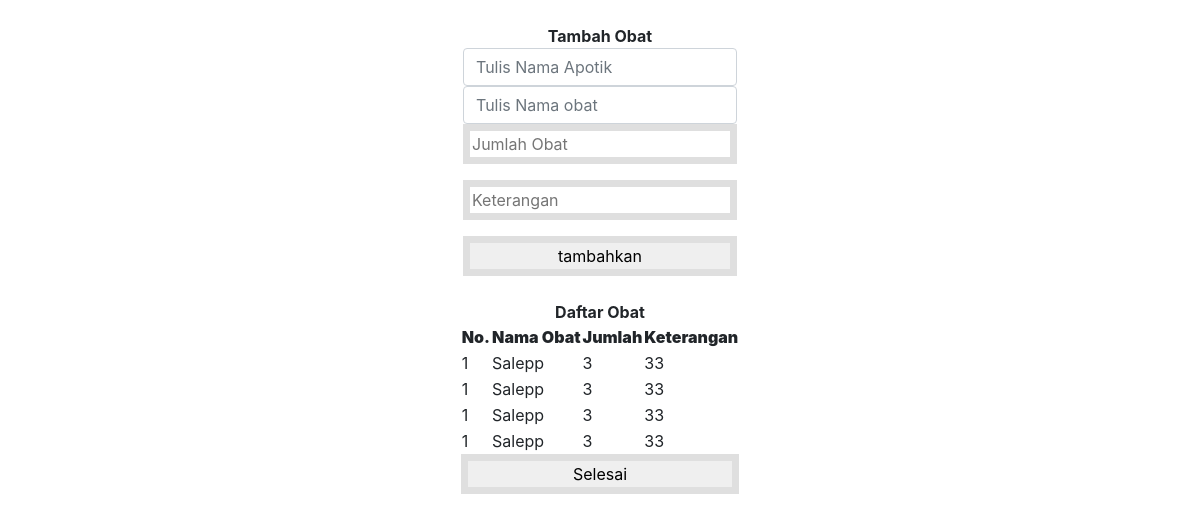
/dokter/buat_resep.php?temp_id=5f12dd11765ad (signed in), run on the app's committed database.
### tables this page shows
CREATE TABLE `detail_resep` (
  `id_detail_resep` int(11) NOT NULL,
  `id_resep_` int(11) NOT NULL,
  `id_obat_` int(11) NOT NULL,
  `jumlah` int(11) NOT NULL,
  `keterangan` varchar(50) NOT NULL
);

CREATE TABLE `obat` (
  `id_obat` int(11) NOT NULL,
  `nama_obat` varchar(200) NOT NULL,
  `stok` int(11) NOT NULL,
  `id_apotik_obat` int(11) NOT NULL
);

### dokter/buat_resep.php (the view, shortened to what this page needs)
<!DOCTYPE html>
<html>
<head>
	<link rel="stylesheet" href="https://maxcdn.bootstrapcdn.com/bootstrap/4.3.1/css/bootstrap.min.css">
</head>
<body>
<?php
require('../db.php');
	$id_resep='';
	if (isset($_REQUEST['temp_id'])) {
		$temp_id = $_REQUEST['temp_id'];
		$ins_query="SELECT * FROM resep WHERE temp_id='$temp_id'";
		$result = mysqli_query($con,$ins_query);
		while($row = mysqli_fetch_assoc($result)) {
			$id_resep = $row['id_resep'];
		}
	}elseif (isset($_REQUEST['id_resep'])) {
		$id_resep = $_REQUEST['id_resep'];
	}
	$ins_query="UPDATE `resep` SET `id_apotik_resep` = '".$_POST['id_apotik']."' WHERE `resep`.`id_resep` = '".$id_resep."'";
		mysqli_query($con,$ins_query) or die(mysql_error());
?>
<br/>
<center><strong>Tambah Obat</strong></center>
<center><div style="display: inline-block;position: relative;">
	<form name="form" method="post" action="">
				<input type="text" name="apotik" id="apotik" class="form-control" placeholder="Tulis Nama Apotik" />
				<input type="text" name="obat" id="obat" class="form-control" placeholder="Tulis Nama obat" />
				<p><input type="number" name="jumlah" placeholder="Jumlah Obat"></p>
				<p><input type="text" name="keterangan" placeholder="Keterangan"></p>
			<td><input type="submit" name="submit" value="tambahkan"></td>
	</form>
</div></center>
<br/>
<center><strong>Daftar Obat</strong></center>
<center><div style="display: inline-block;position: relative;">
	<table>
	<thead class="tbl-header">
		<tr><th><strong>No.</strong></th>
			<th><strong>Nama Obat</strong></th>
			<th><strong>Jumlah</strong></th>
			<th><strong>Keterangan</strong></th>
		</tr>
	</thead>
	<tbody>
<?php
	$ins_query="SELECT * FROM detail_resep INNER JOIN obat on detail_resep.id_obat_=obat.id_obat WHERE id_resep_='$id_resep'";
	$result = mysqli_query($con,$ins_query);
	$count=1;
	while($row = mysqli_fetch_assoc($result)) {
?>
		<tr><td><?php echo $count; ?></td>
			<td><?php echo $row['nama_obat']; ?></td>
			<td><?php echo $row['jumlah']; ?></td>
			<td><?php echo $row['keterangan']; ?></td>
		</tr>
<?php
	}
?>
	</tbody>
</table>
<form action="dashboard.php">
	<input type="submit" value="Selesai">
</form>
</div></center>
</body>
</html>

### dokter/buat_resep.php (style rules this page uses)
input { width: 100%; border: 7px solid #DFDFDF; padding: 10 10px; }

### data on the page
detail_resep: id_obat_.nama_obat "Salepp", jumlah "3", keterangan "33"
detail_resep: id_obat_.nama_obat "Salepp", jumlah "3", keterangan "33"
detail_resep: id_obat_.nama_obat "Salepp", jumlah "3", keterangan "33"
detail_resep: id_obat_.nama_obat "Salepp", jumlah "3", keterangan "33"
